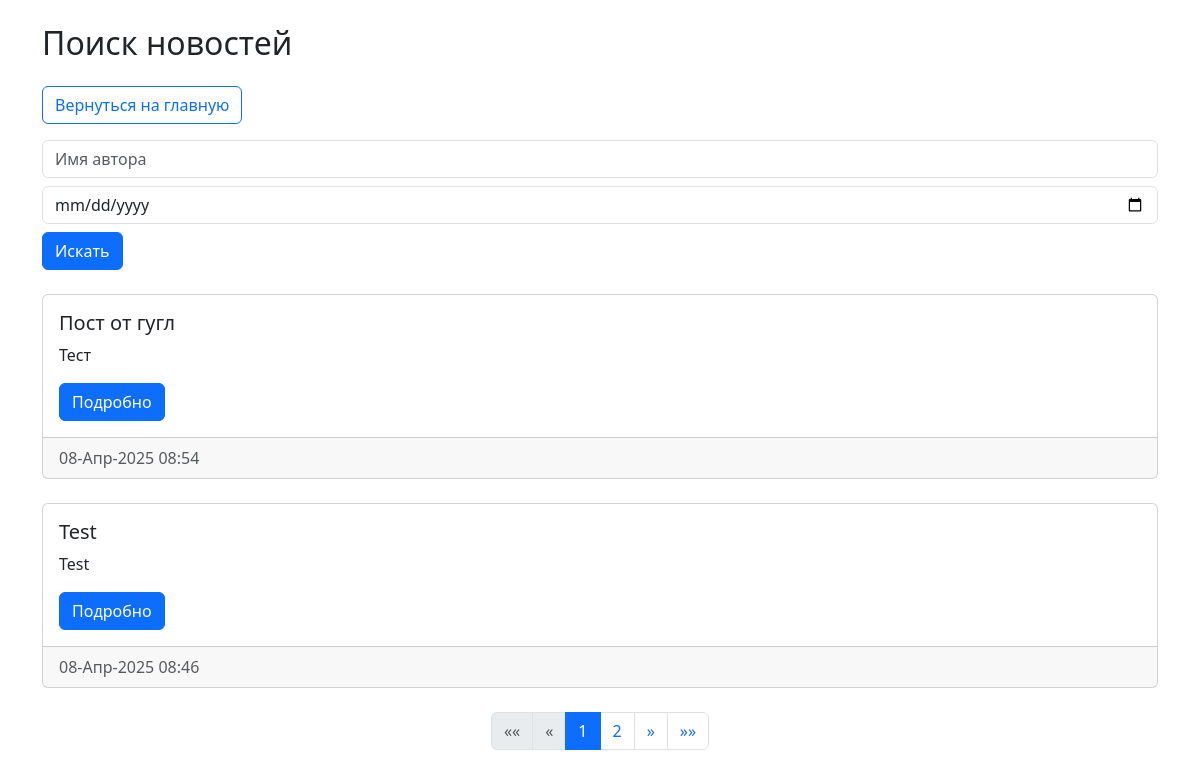
The page /search/ on the database as committed earlier.
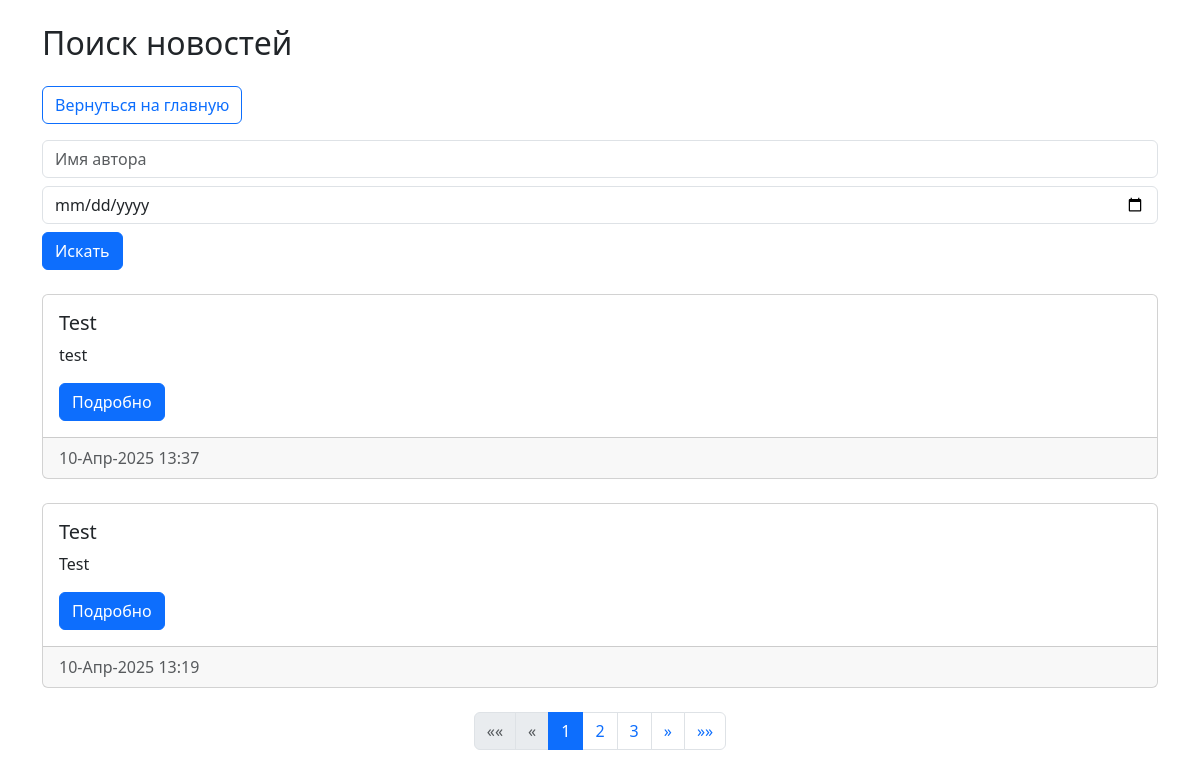
The same page on the database as committed later.
### newapp/models.py (models this page shows, shortened)
class Post(models.Model):
    author = models.ForeignKey(
        Author,
        on_delete=models.CASCADE,
        verbose_name='Автор'
    )
    NEWS = 'NW'
    ARTICLE = 'AR'
    CATEGORY_CHOICES = (
        (NEWS, 'Новость'),
        (ARTICLE, 'Статья'),
    )
    CategoryType = models.CharField(
        max_length=2,
        choices=CATEGORY_CHOICES,
        default=ARTICLE,
        verbose_name='Тип поста'
    )
    dateCreation = models.DateTimeField(auto_now_add=True)
    categories = models.ManyToManyField(
        Category,
        through='PostCategory',
        verbose_name='Категории'
    )
    title = models.CharField(
        max_length=128,
        verbose_name='Заголовок'
    )
    text = models.TextField(verbose_name='Содержание')
    rating = models.SmallIntegerField(default=0, verbose_name='Рейтинг')
    is_sented = models.BooleanField(default=False)
    class Meta:
        verbose_name = 'Пост'
        verbose_name_plural = 'Посты'

### newapp/views.py (the view)
# urls.py: path('search/', news_search, name='post_search'),
def news_search(request):
    query_author = request.GET.get('author', '')
    query_date = request.GET.get('date', '')
    posts = Post.objects.all()
    if query_author:
        posts = posts.filter(author__author__username__icontains=query_author)
    if query_date:
        posts = posts.filter(dateCreation__date=query_date)
    posts = posts.order_by('-dateCreation')
    paginator = Paginator(posts, 2)
    page_number = request.GET.get('page')
    page_obj = paginator.get_page(page_number)
    context = {
        'page_obj': page_obj,
        'query_author': query_author,
        'query_date': query_date,
    }
    return render(request, 'news/search.html', context)

### newapp/templatetags/custom_filters.py (called while the page is built)
def censor(value):
    for word in BAD_WORDS:
        value = re.sub(
            r'\b' + re.escape(word) + r'\b',
            '*' * len(word),
            value,
            flags=re.IGNORECASE)
    return value

### templates/news/search.html
{% extends 'default.html' %}
{% load custom_filters %}
{% block content %}
<div class="container mt-4">
    <h2>Поиск новостей</h2>
    <a href="{% url 'home' %}" class="btn btn-outline-primary my-3">Вернуться на главную</a>
    <form method="get" class="form-inline mb-4">
        <input type="text" name="author" value="{{ query_author }}" class="form-control mr-2" placeholder="Имя автора">
        <input type="date" name="date" value="{{ query_date }}" class="form-control mr-2 my-2">
        <button type="submit" class="btn btn-primary">Искать</button>
    </form>
    {% for post in page_obj %}
        <div class="col-md-12 mb-4">
            <div class="card">
                <div class="card-body">
                    <h5 class="card-title">{{ post.title|censor }}</h5>
                    <p class="card-text">{{ post.text|truncatechars:51|censor }}</p>
                    <a href="{% url 'post_detail' post.id %}" class="btn btn-primary">Подробно</a>
                </div>
                <div class="card-footer text-muted">
                    {{ post.dateCreation|date:"d-M-Y H:i" }}
                </div>
            </div>
        </div>
    {% empty %}
        <p>Нет новостей для отображения.</p>
    {% endfor %}
    <nav aria-label="Page navigation">
        <ul class="pagination justify-content-center">
            {% if page_obj.has_previous %}
                <li class="page-item">
                    <a class="page-link" href="?page=1{% if query_author %}&author={{ query_author }}{% endif %}{% if query_date %}&date={{ query_date }}{% endif %}" aria-label="Первая">
                        <span aria-hidden="true">&laquo;&laquo;</span>
                    </a>
                </li>
                <li class="page-item">
                    <a class="page-link" href="?page={{ page_obj.previous_page_number }}{% if query_author %}&author={{ query_author }}{% endif %}{% if query_date %}&date={{ query_date }}{% endif %}" aria-label="Назад">
                        <span aria-hidden="true">&laquo;</span>
                    </a>
                </li>
            {% else %}
                <li class="page-item disabled"><span class="page-link">&laquo;&laquo;</span></li>
                <li class="page-item disabled"><span class="page-link">&laquo;</span></li>
            {% endif %}
            {% for num in page_obj.paginator.page_range %}
                {% if page_obj.number == num %}
                    <li class="page-item active"><span class="page-link">{{ num }}</span></li>
                {% elif num > page_obj.number|add:'-3' and num < page_obj.number|add:'3' %}
                    <li class="page-item"><a class="page-link" href="?page={{ num }}{% if query_author %}&author={{ query_author }}{% endif %}{% if query_date %}&date={{ query_date }}{% endif %}">{{ num }}</a></li>
                {% elif num == page_obj.number|add:'-4' or num == page_obj.number|add:'4' %}
                    <li class="page-item disabled"><span class="page-link">...</span></li>
                {% endif %}
            {% endfor %}
            {% if page_obj.has_next %}
                <li class="page-item">
                    <a class="page-link" href="?page={{ page_obj.next_page_number }}{% if query_author %}&author={{ query_author }}{% endif %}{% if query_date %}&date={{ query_date }}{% endif %}" aria-label="Вперёд">
                        <span aria-hidden="true">&raquo;</span>
                    </a>
                </li>
                <li class="page-item">
                    <a class="page-link" href="?page={{ page_obj.paginator.num_pages }}{% if query_author %}&author={{ query_author }}{% endif %}{% if query_date %}&date={{ query_date }}{% endif %}" aria-label="Последняя">
                        <span aria-hidden="true">&raquo;&raquo;</span>
                    </a>
                </li>
            {% else %}
                <li class="page-item disabled"><span class="page-link">&raquo;</span></li>
                <li class="page-item disabled"><span class="page-link">&raquo;&raquo;</span></li>
            {% endif %}
        </ul>
    </nav>
</div>
{% endblock %}

Rows that differ between the two databases and show on the page:
removed Post: title|censor "Пост от гугл", text|censor "Тест", dateCreation "08-Апр-2025 08:54"
no longer on this page (row edited): Post: title|censor "Test", text|censor "Test", dateCreation "08-Апр-2025 08:46"
added Post: title|censor "Test", text|censor "test", dateCreation "10-Апр-2025 13:37"
added Post: title|censor "Test", text|censor "Test", dateCreation "10-Апр-2025 13:19"
Other text that changed with them:
new list line: "3"
